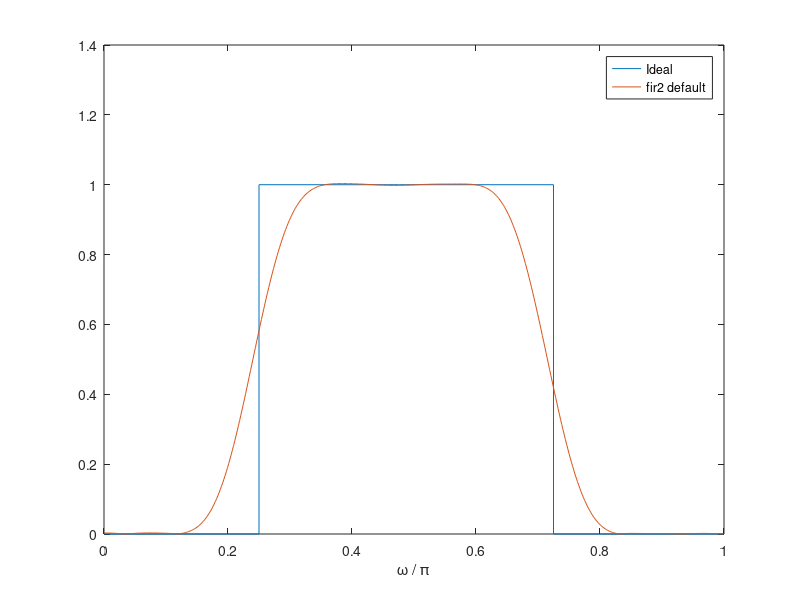

Write MATLAB code to recreate this figure.
clc
clear all
close all
f=[0 0.225 0.25 0.25 0.475 0.5 0.725 0.725 0.95 1];
m=[0 0 0 1 1 1 1 0 0 0];
b=fir2(31,f,m);
[h1,w]=freqz(b,1);
plot(f,m,w/pi,abs(h1))
xlabel('\omega / \pi');
lgs = {'Ideal','fir2 default'};
legend(lgs)